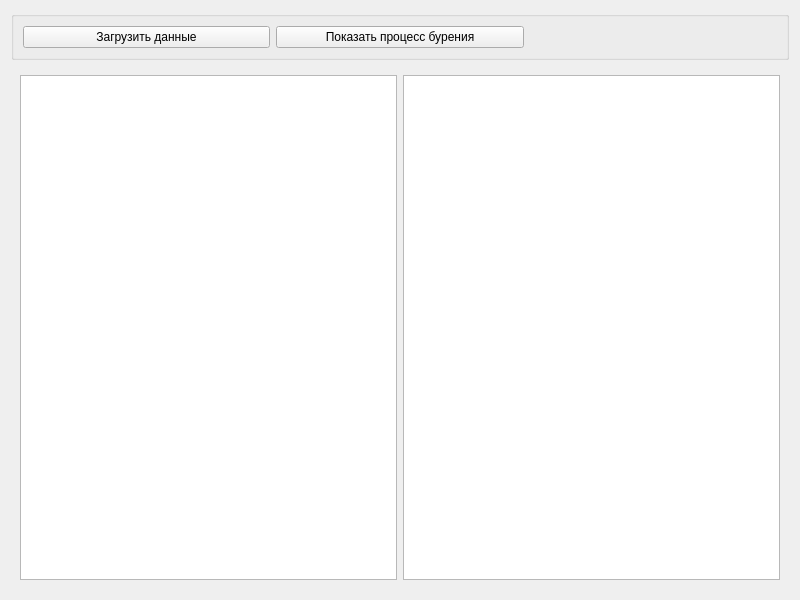
<?xml version="1.0" encoding="UTF-8"?>
<ui version="4.0">
 <class>MainWindow</class>
 <widget class="QWidget" name="MainWindow">
  <property name="geometry">
   <rect>
    <x>0</x>
    <y>0</y>
    <width>800</width>
    <height>600</height>
   </rect>
  </property>
  <property name="windowTitle">
   <string>Volga IT :: Визуализация траектории</string>
  </property>
  <layout class="QVBoxLayout" name="verticalLayout">
   <item>
    <widget class="QGroupBox" name="toolbar">
     <property name="sizePolicy">
      <sizepolicy hsizetype="Preferred" vsizetype="Minimum">
       <horstretch>0</horstretch>
       <verstretch>0</verstretch>
      </sizepolicy>
     </property>
     <layout class="QHBoxLayout" name="horizontalLayout">
      <property name="sizeConstraint">
       <enum>QLayout::SetDefaultConstraint</enum>
      </property>
      <item>
       <widget class="QPushButton" name="loadDataBtn">
        <property name="text">
         <string>Загрузить данные</string>
        </property>
       </widget>
      </item>
      <item>
       <widget class="QPushButton" name="processBtn">
        <property name="text">
         <string>Показать процесс бурения</string>
        </property>
       </widget>
      </item>
      <item>
       <widget class="QLabel" name="statusLabel">
        <property name="text">
         <string/>
        </property>
       </widget>
      </item>
     </layout>
    </widget>
   </item>
   <item>
    <widget class="QWidget" name="views" native="true">
     <property name="sizePolicy">
      <sizepolicy hsizetype="Preferred" vsizetype="Expanding">
       <horstretch>0</horstretch>
       <verstretch>0</verstretch>
      </sizepolicy>
     </property>
     <layout class="QHBoxLayout" name="horizontalLayout_2">
      <item>
       <widget class="GraphView" name="xzChart">
        <property name="sizePolicy">
         <sizepolicy hsizetype="Preferred" vsizetype="Preferred">
          <horstretch>0</horstretch>
          <verstretch>0</verstretch>
         </sizepolicy>
        </property>
       </widget>
      </item>
      <item>
       <widget class="GraphView" name="xyChart">
        <property name="sizePolicy">
         <sizepolicy hsizetype="Preferred" vsizetype="Preferred">
          <horstretch>0</horstretch>
          <verstretch>0</verstretch>
         </sizepolicy>
        </property>
       </widget>
      </item>
     </layout>
    </widget>
   </item>
  </layout>
 </widget>
 <customwidgets>
  <customwidget>
   <class>GraphView</class>
   <extends>QGraphicsView</extends>
   <header>graphview.h</header>
  </customwidget>
 </customwidgets>
 <resources/>
 <connections/>
</ui>
